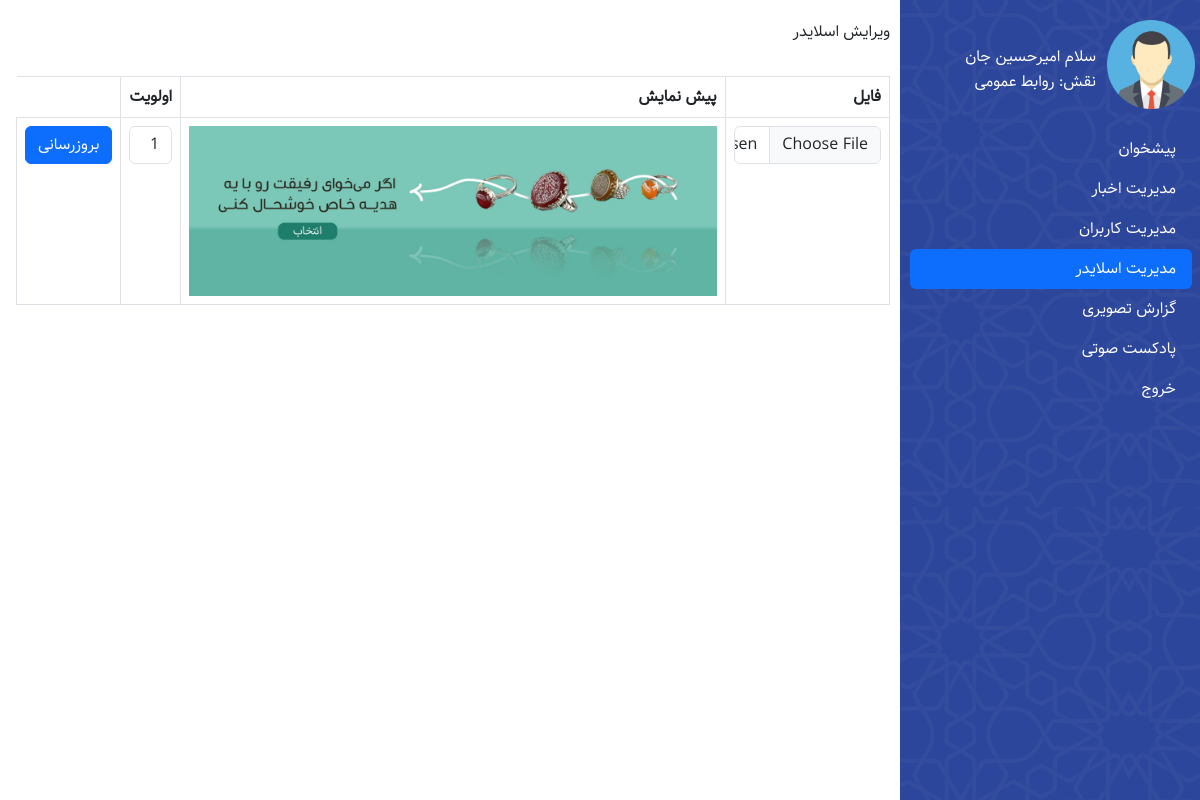
The app's page /editslider.php?id=9 (signed in) with its own data.
### tables this page shows
CREATE TABLE `slider` (
  `slideid` int(11) NOT NULL,
  `image` varchar(255) NOT NULL,
  `pos` int(11) NOT NULL
);

### editslider.php (the view, shortened to what this page needs)
<?php
$conn = mysqli_connect('localhost','root','');
$queryslider = mysqli_query($conn,'select * from slider where slideid='.$_REQUEST['id']);
$slider= mysqli_fetch_array($queryslider,MYSQLI_ASSOC);
if(isset($_REQUEST['id'])){
    $queryslider = mysqli_query($conn,'select * from slider where slideid='.$_REQUEST['id']);
    $slider= mysqli_fetch_array($queryslider,MYSQLI_ASSOC);
  }
  else{
    die('404');
  }
?>
<!DOCTYPE html>
<html lang="fa">
<head>
    <link rel="stylesheet" href="./style/panel.css">
    <link href="./bootstrap/bootstrap.min.css" rel="stylesheet">
</head>
<body>
<main>
    <aside>
        <div class="infouser">
            <img src="./images/User-Avatar-in-Suit-PNG.png" width="30%">
            <span class="username">سلام امیرحسین جان</span>
            <span class="userrole">نقش: روابط عمومی</span>
        </div>
        <ul class="nav nav-pills flex-column mb-auto">
            <li class="nav-item"><a class="nav-link text-white" href="./panel.php">پیشخوان</a></li>
            <li class="nav-item"><a class="nav-link text-white" href="./panelblog.php">مدیریت اخبار</a></li>
            <li class="nav-item"><a class="nav-link text-white" href="./paneluser.php">مدیریت کاربران</a></li>
            <li class="nav-item"><a class="nav-link active" href="./panelslider.php">مدیریت اسلایدر</a></li>
            <li class="nav-item"><a class="nav-link text-white" href="./paneltasviri.php">گزارش تصویری</a></li>
            <li class="nav-item"><a class="nav-link text-white" href="./panelpadcast.php">پادکست صوتی</a></li>
            <li class="nav-item"><a class="nav-link text-white" href="./logout.php">خروج</a></li>
        </ul>
    </aside>
    <section class="content">
        <p class="paneltitle">ویرایش اسلایدر</p>
        <div class="infoblogs">
            <table class="table table-bordered">
                <thead>
                    <th>فایل</th>
                    <th>پیش نمایش</th>
                    <th>اولویت</th>
                </thead>
                <tbody>
                    <form method="post" enctype="multipart/form-data">
                    <tr>
                        <td><input class="form-control" type="file" id="formFile" name="image" onchange="preview()"></td>
                        <td><img id="frame" src="<?php echo $slider['image'];?>" class="img-fluid" /></td>
                        <td><select class="form-control" name="pos">
                        <option value="1" <?php if ($slider['pos'] == 1) { echo ' selected="selected"'; } ?>>1</option>
                        </select></td>
                        <td><button type="submit" name="updateslide" class="btn btn-primary">بروزرسانی</button></td>
                    </tr>
                    </form>
                </tbody>
            </table>
        </div>
    </section>
</main>
</body>
</html>

### style/panel.css (style rules this page uses)
:root { --aval: #2C469B; --narenji: #FF5722; }
* { padding: 0; margin: 0; box-sizing: border-box; font-family: 'Samim'; }
body { direction: rtl; }
main { display: flex; position: relative; }
main aside { width: 300px; height: 100vh; position: fixed; right: 0; top: 0; background-image: url(../images/Frame-757.png); background-color: #2C469B; padding-top: 20px; }
main .content { width: 100%; padding-right: 310px; padding-top: 20px; }
.infouser { padding-right: 5px; }
.infouser span { color: #fff; }
span.username { position: absolute; top: 45px; right: 104px; }
span.userrole { position: absolute; top: 70px; right: 104px; }
ul.nav.nav-pills.flex-column.mb-auto { margin-top: 20px; margin-left: 10px; margin-right: 8px; }
.paneltitle { display: inline; margin-left: 1rem; }
.infoblogs { margin-top: 2rem; }
.infoblogs { margin-left: 1rem; }

### records on screen
slider: image (picture), pos "1"
